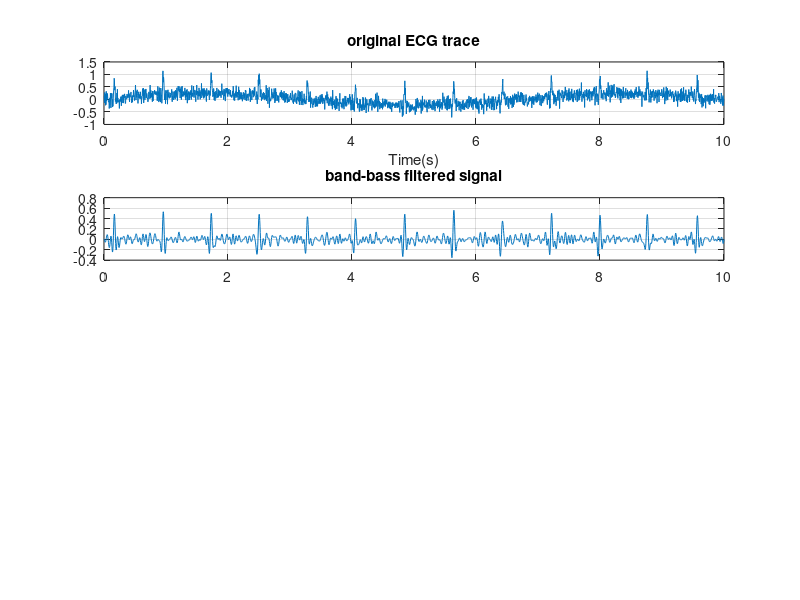

The MATLAB script that drew this image: (Note: this script raises an error after producing the figure.)
% script demonstrating the use of band-pass filtering to suppress noise and
% before QRS-detection and formation of RR-interval timeseries   
% relates to problem 4.15

close all; clear all;
load ECG_noise, Fs=250

subplot(4,1,1),plot([1:numel(ecg)]*(1/Fs),ecg),xlabel('Time(s)'),grid,title('original ECG trace')

% design an a band-pass FIR 65-order filter with bandpass [4-25]Hz 
b=fir1(65,[4 25]/(Fs/2),'bandpass');
filtered_ecg=filtfilt(b,1,ecg); % apply the filter in causal (forward-direction) mode 

subplot(4,1,2),plot([1:numel(ecg)]*(1/Fs),filtered_ecg),grid,title('band-bass filtered signal')

[PKS,LOCs]=findpeaks(filtered_ecg,Fs,'MinPeakHeight',0.3*range(filtered_ecg))
subplot(4,1,3),plot([1:numel(ecg)]*(1/Fs),filtered_ecg,LOCs,PKS,'ro'),grid,%title(GRR
RR_intervals=diff(LOCs);
subplot(4,1,4),stem(LOCs(1:end-1),RR_intervals),grid,title('RR-intervals sequence'),ylabel('sec')